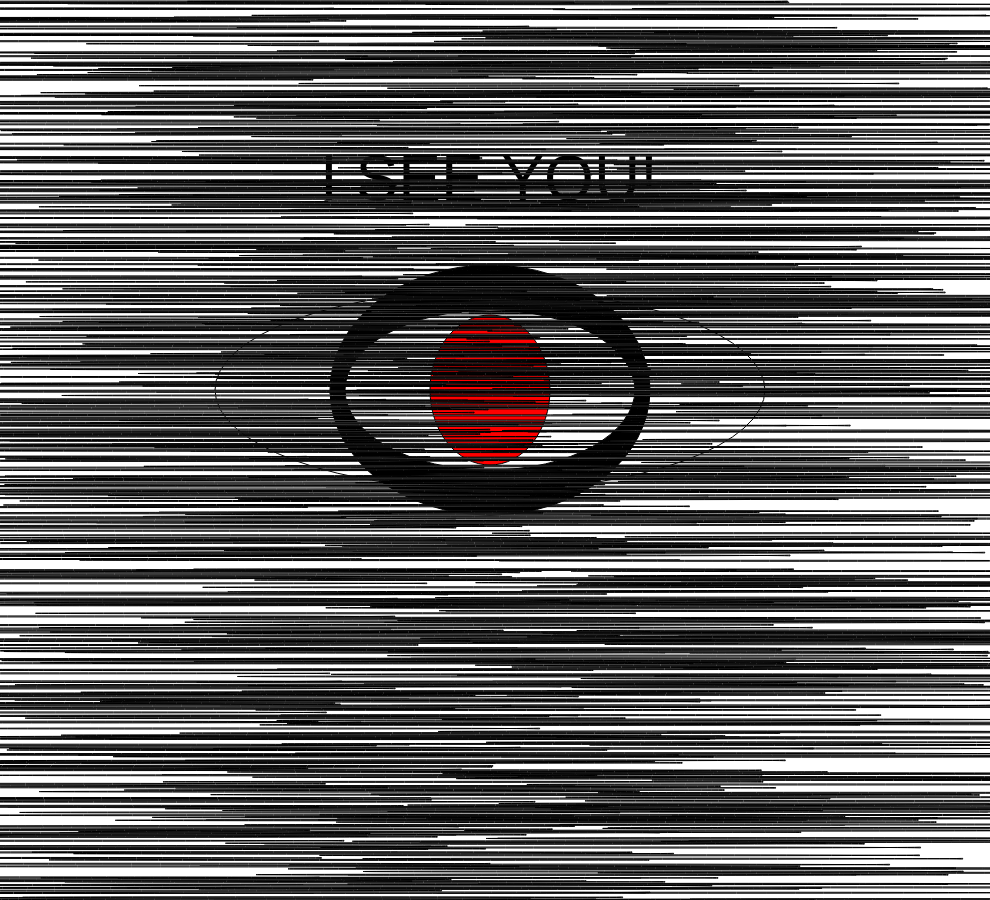
Frame 1 (no input)
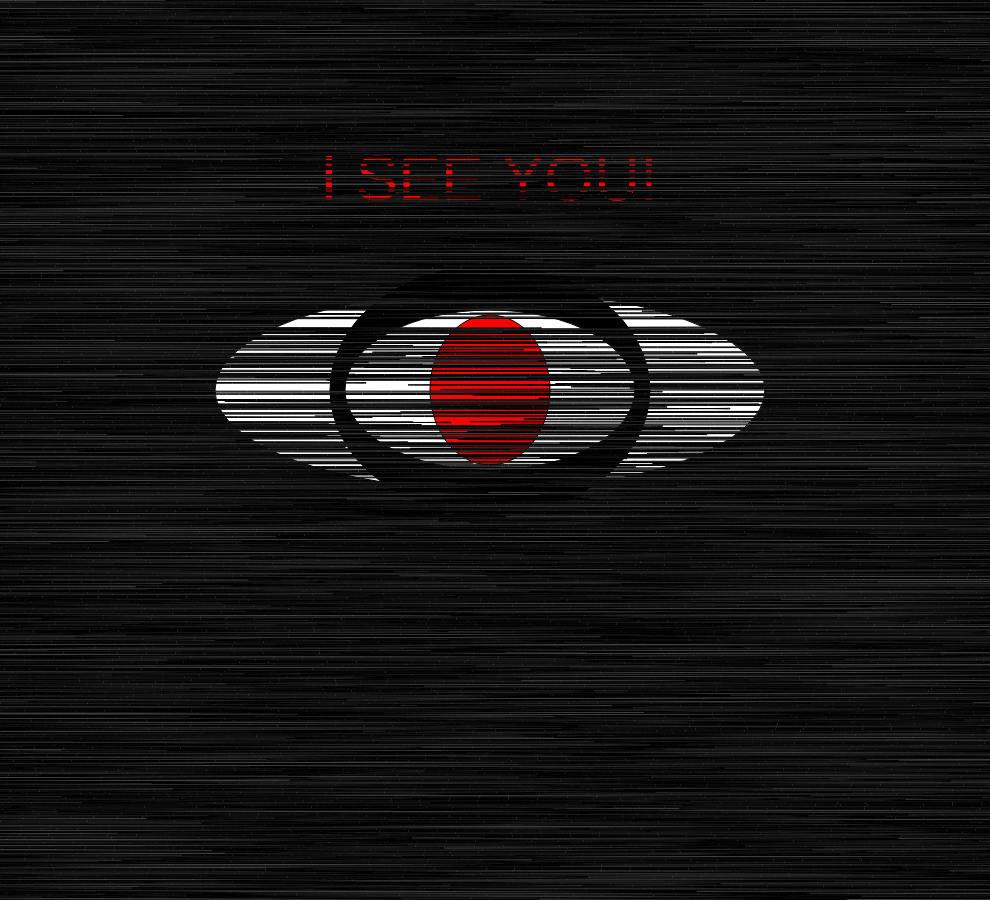
Frame 60 (no input)
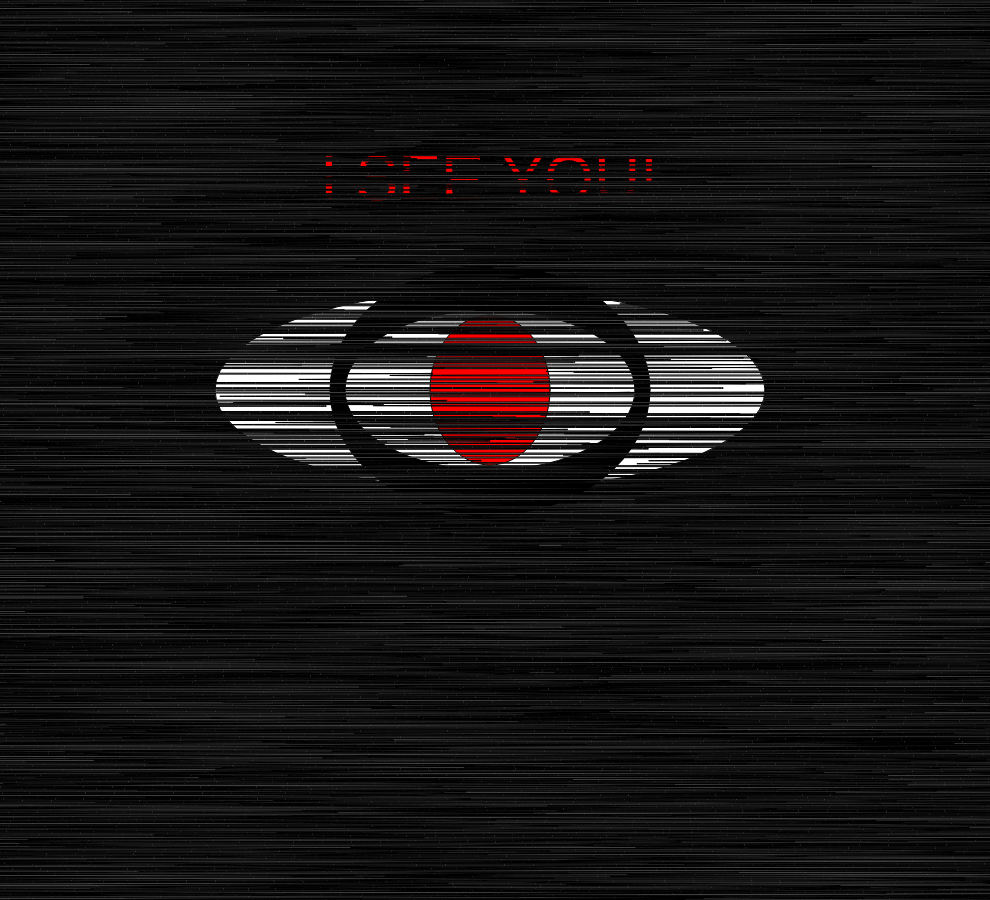
Frame 120 (the mouse pressed at the canvas centre since frame 60)

The p5.js sketch that drew these frames (run headless with seeded random() and noise() and a simulated clock; from frame 60 on, the mouse is pressed at the canvas centre):

// p5.js sketch
// ── sketch.js
let statik = [];
let num_lines = 1000
let canvas_background;
var value = 255;
// setup
function setup() {
  //frameRate();
  createCanvas(990, 900);
  canvas_background = color(25);

  for (let i = 0; i < num_lines; i++) {
    statik.push(new Static());
  }
}
//draw function
function draw() {
  textSize(64);
  //I see you!
  text("I SEE YOU! ", 320, 200);
  // The great eye
  fill(value);
  ellipse(490, 390, 550, 200);
  fill('black');
  ellipse(490, 390, 320, 250);
  fill('White');
  ellipse(490, 390, 290, 160);
  fill('red');
  ellipse(490, 390, 120, 150);


  for (var i = 0; i < statik.length; i++) {
    statik[i].frame();

  }
}
// static class
class Static {
  constructor() {
    this.w = 600
    this.h = 1
    this.w = this.w;
    this.h = this.h;
    this.loc_x = random(width);
    this.loc_y = random(height);
    this.move_x = random(-2, 150);
    this.move_y = random(-2, 100);
    this.ball_color = color('black,');


  }
  frame() {
    this.display();
    this.move();
  }

  display() {

    push();

    translate(this.loc_x, this.loc_y);
    fill(this.ball_color);

    ellipse(0, 0, this.w, this.h);


    pop();
  }

  move() {
    this.loc_x += this.move_x;
    this.loc_y += this.move_y;

    if (this.loc_x >= width) {
      this.move_x *= -1;
      this.loc_x = width - abs(this.move_x);
    } else if (this.loc_x <= 0) {
      this.move_x *= -1;
      this.loc_x = abs(this.move_x);
    } else if (this.loc_y >= height) {
      this.move_y *= -1;
      this.loc_y = height - abs(this.move_y);
    } else if (this.loc_y <= 0) {
      this.move_y *= -1;
      this.loc_y = abs(this.move_y);
    }
  }
}
